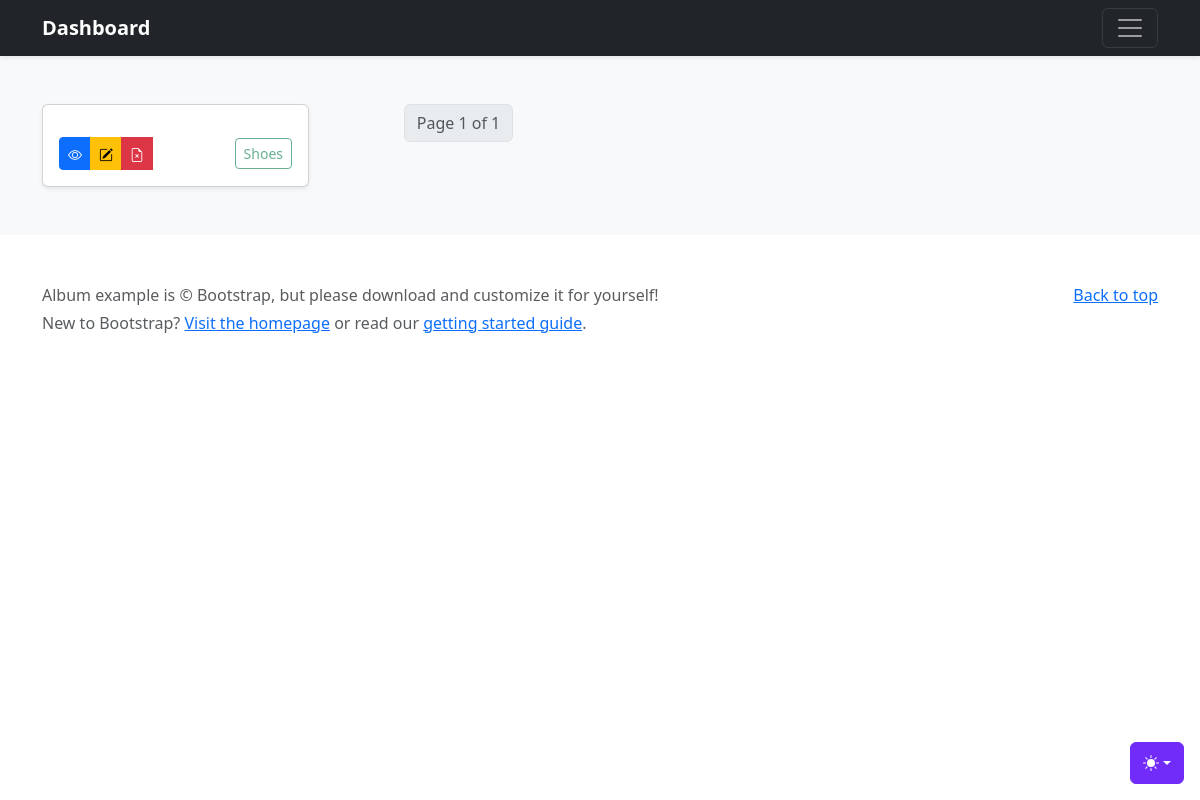
/dashboard/?page=4, run on an earlier commit of the app's database.
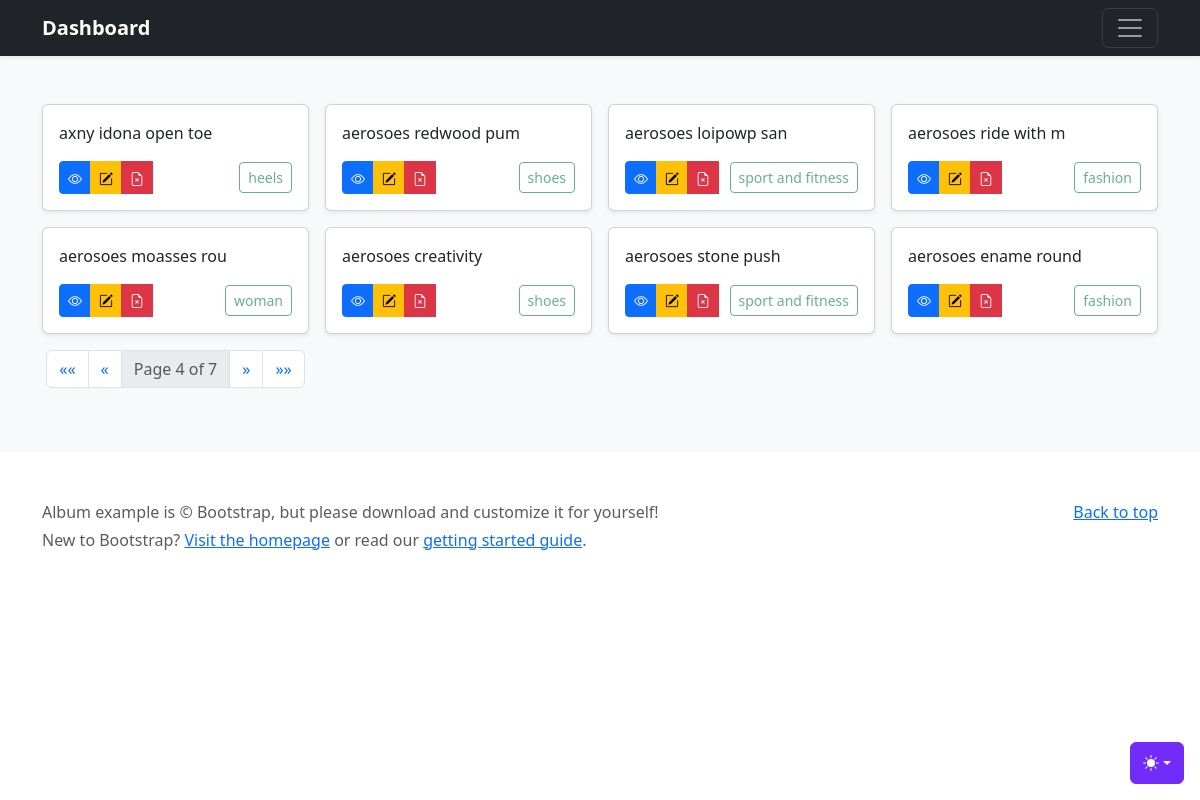
And on a later commit of the database.
### inventory/models.py (models this page shows, shortened)
class Product(models.Model):
    name = models.CharField(max_length=100)
    description = models.TextField()
    slug = models.SlugField()
    is_active = models.BooleanField()
    category = models.ManyToManyField(Category)

class Category(models.Model):
    name = models.CharField(max_length=50)
    slug = models.SlugField()
    is_active = models.BooleanField()
    class Meta:
        verbose_name_plural = "Categories"
    def __str__(self) -> str:
        return self.name

### inventory/views.py (the view)
# urls.py: path('', views.all_products, name="all_products"),
def all_products(request):
    objs = Product.objects.all()
    paginator = Paginator(objs, 8)
    page_number = request.GET.get('page')
    page_obj = paginator.get_page(page_number)
    return render(request, 'grid-output.html', {'page_obj':page_obj})

### inventory/templates/grid-output.html (shortened to what this page needs)
{% extends 'base/base.html' %}
  {% block content %}
    <main>
      <div class="album py-5 bg-body-tertiary">
        <div class="container">
          <div class="row row-cols-1 row-cols-sm-2 row-cols-md-4 g-3">
            {% if page_obj %}
              {% for product in page_obj %}
                <div class="col">
                  <div class="card shadow-sm">
                      <rect width="100%" height="100%" fill="#55595c" />
                    <div class="card-body">
                      <p class="card-text">{{ product.name|slice:":20" }}</p>
                      <div class="d-flex justify-content-between align-items-center">
                        <div class="btn-group">
                          <a href="{% url 'view' product.slug %}" type="button" class="btn btn-sm btn-primary"><i class="bi bi-eye"></i></a>
                          <a href="{% url 'edit' product.slug %}" type="button" class="btn btn-sm btn-warning"><i class="bi bi-pencil-square"></i></a>
                          <a href="{% url 'delete' product.slug %}"
                          type="button"
                          class="btn btn-sm btn-danger delete-btn">
                          <i class="bi bi-file-earmark-x"></i>
                          </a>
                        </div>
                        <small class="text-body-secondary">
                          <button class="btn btn-sm btn-outline-success" disabled>
                            {{ product.category.all|join:", " }}
                          </button>
                        </small>
                      </div>
                    </div>
                  </div>
                </div>
              {% endfor %}
              <div class="d-flex justify-content-center">
                <nav aria-label="Page navigation">
                    <ul class="pagination">
                        {% if page_obj.has_previous %}
                            <li class="page-item">
                                <a class="page-link" href="?page=1" aria-label="First">
                                    <span aria-hidden="true">&laquo;&laquo;</span>
                                </a>
                            </li>
                            <li class="page-item">
                                <a class="page-link" href="?page={{ page_obj.previous_page_number }}" aria-label="Previous">
                                    <span aria-hidden="true">&laquo;</span>
                                </a>
                            </li>
                        {% endif %}
                        <li class="page-item disabled">
                            <span class="page-link">Page {{ page_obj.number }} of {{ page_obj.paginator.num_pages }}</span>
                        </li>
                        {% if page_obj.has_next %}
                            <li class="page-item">
                                <a class="page-link" href="?page={{ page_obj.next_page_number }}" aria-label="Next">
                                    <span aria-hidden="true">&raquo;</span>
                                </a>
                            </li>
                            <li class="page-item">
                                <a class="page-link" href="?page={{ page_obj.paginator.num_pages }}" aria-label="Last">
                                    <span aria-hidden="true">&raquo;&raquo;</span>
                                </a>
                            </li>
                        {% endif %}
                    </ul>
                </nav>
              </div>
            {% endif %}
          </div>
        </div>
      </div>
    </main>
  {% endblock %}

What changed in the data, as far as the page shows it:
no longer on this page (row edited): Product: category.all "Shoes"
added Product: name "axny idona open toe", category.all "heels"
added Product: name "aerosoes redwood pum", category.all "shoes"
added Product: name "aerosoes loipowp san", category.all "sport and fitness"
added Product: name "aerosoes ride with m", category.all "fashion"
added Product: name "aerosoes moasses rou", category.all "woman"
added Product: name "aerosoes creativity", category.all "shoes"
added Product: name "aerosoes stone push", category.all "sport and fitness"
added Product: name "aerosoes ename round", category.all "fashion"
Also different on the page:
{{ page_obj.number }}: "1" → "4"
{{ page_obj.paginator.num_pages }}: "1" → "7"
